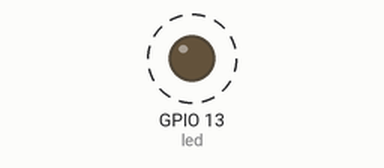
Recording of a sketch running on a simulated ESP8266 (NodeMCU). Parts: output pins drawn as LEDs (lit = HIGH). Dashed ring = blinking. WiFi joins after 1.5 s; servers stay silent unless stated; no MQTT or app messages arrive unless stated; what the sketch prints to the serial monitor is not drawn.

Above: at 2.0 s.
Timing chart, 0 to 6.2 s (numbered marks = the images above):
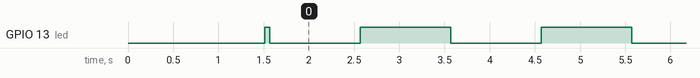

The sketch:

Multi_Rede_OTA_1.ino
```cpp
#include <ESP8266WiFi.h>
#include <ESP8266WiFiMulti.h>
#include <ArduinoOTA.h>
////////////////////////////////
#include <SPI.h>
#include <Ethernet.h>
#include <PubSubClient.h>
byte mac[]    = {  0xDE, 0xED, 0xBA, 0xFE, 0xFE, 0xED };
IPAddress ip(172, 16, 0, 100);
IPAddress server(172, 16, 0, 2);
////////////////////////////////

ESP8266WiFiMulti wifiMulti;     // Crie uma instância da classe ESP8266WiFiMulti, chamada 'wifiMulti'

const byte led = 13;
//////////////////////////////////////////////////
// Cabeçalho da função CallBack
void callback(char* topic, byte* payload, unsigned int length);
EthernetClient ethClient;
PubSubClient client(server, 1883, callback, ethClient);
// Função CallBack
void callback(char* topic, byte* payload, unsigned int length) {
  // Para republicar esta carga útil, uma cópia deve ser feita
  // já que o buffer de carga útil original será sobrescrito enquanto
  // construindo o pacote PUBLICAR.
  // Alocar a quantidade correta de memória para a cópia da carga útil
  byte* p = (byte*)malloc(length);
  // Copie a carga útil para o novo buffer
  memcpy(p, payload, length);
  client.publish("outTopic", p, length);
  // Liberte a memória
  free(p);
}
//////////////////////////////////////////////////
void setup() {
  Serial.begin(115200);         // Inicie a comunicação serial para enviar mensagens ao computador
  delay(10);
  Serial.println('\n');

  wifiMulti.addAP("Luana", "40224022");   // adicione as redes Wi-Fi às quais deseja se conectar
  wifiMulti.addAP("Recanto Reencontro", "40224022");
//  wifiMulti.addAP("ssid_from_AP_3", "your_password_for_AP_3");

  Serial.println("Conectando ...");
  int i = 0;
  while (wifiMulti.run() != WL_CONNECTED) { // Aguarde até que o Wi-Fi se conecte
    delay(250);
    Serial.print('.');
  }
  Serial.println('\n');
  Serial.print("Conectado em ");
  Serial.println(WiFi.SSID());              // Diga-nos a qual rede estamos conectados
  Serial.print("IP address:\t");
  Serial.println(WiFi.localIP());           // Envie o endereço IP do ESP8266 para o computador

  ArduinoOTA.setHostname("ESP8266");
  ArduinoOTA.setPassword("esp8266");

  ArduinoOTA.onStart([]() {
    Serial.println("Start");
  });
  ArduinoOTA.onEnd([]() {
    Serial.println("\nEnd");
  });
  ArduinoOTA.onProgress([](unsigned int progress, unsigned int total) {
    Serial.printf("Progress: %u%%\r", (progress / (total / 100)));
  });
  ArduinoOTA.onError([](ota_error_t error) {
    Serial.printf("Error[%u]: ", error);
    if (error == OTA_AUTH_ERROR) Serial.println("Auth Failed");
    else if (error == OTA_BEGIN_ERROR) Serial.println("Begin Failed");
    else if (error == OTA_CONNECT_ERROR) Serial.println("Connect Failed");
    else if (error == OTA_RECEIVE_ERROR) Serial.println("Receive Failed");
    else if (error == OTA_END_ERROR) Serial.println("End Failed");
  });
  ArduinoOTA.begin();
  Serial.println("OTA ready");

  pinMode(led, OUTPUT);
  digitalWrite(led, 1);

  if (client.connect("altava.duckdns.org", "fernando", "40224022")) {
    client.publish("outTopic", "hello world");
    client.subscribe("inTopic");
  }
}

unsigned long previousTime = millis();
const unsigned long interval = 1000;

void loop() {
  ArduinoOTA.handle();
  unsigned long diff = millis() - previousTime;
  if (diff > interval) {
    digitalWrite(led, !digitalRead(led));  // Altere o estado do LED
    previousTime += diff;
  }
  client.loop();
}
```

Measured:
- by itself, GPIO 13 (led): alternates HIGH for 1.0 s and LOW for 1.0 s
